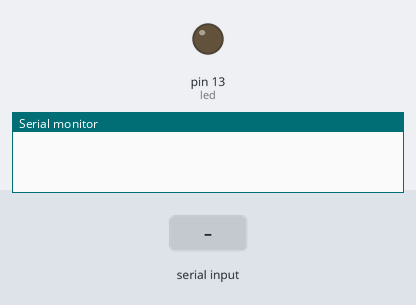
This sketch was run on a simulated Arduino Uno, built with avr-gcc and run on an emulated ATmega328P. Parts: output pins drawn as LEDs (lit = HIGH), the last lines printed to the serial monitor. Inputs (shaded band) come from the test bench.

Above: at 1.2 s.
1.3 s: "O" received over Serial
At 2.4 s:
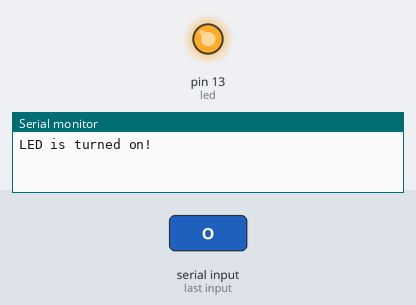
2.8 s: "X" received over Serial
At 3.5 s:
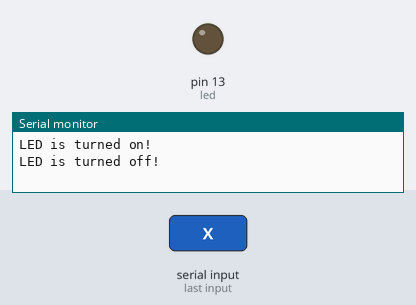
4.3 s: "o" received over Serial
At 4.7 s:
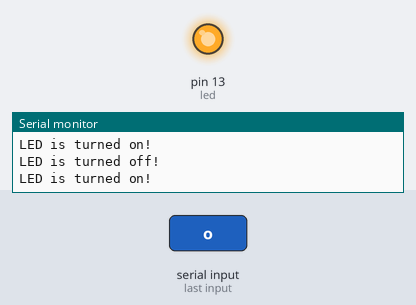
5.8 s: "x" received over Serial
At 7.0 s:
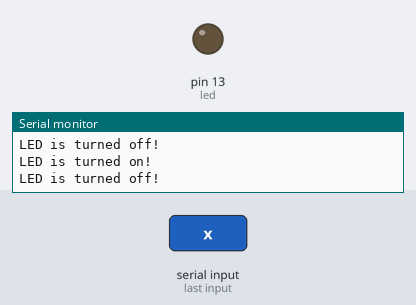
Timing chart, 0 to 8.3 s (numbered marks = the images above; inputs shaded):
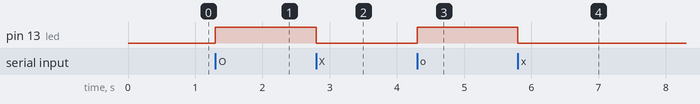

The sketch:

LED_OnOff.ino
```cpp
//define
int led = 13;
char cmd;
//setup
void setup()
{
	pinMode(led, OUTPUT);
	Serial.begin(9600);
}

//loop
void loop()
{
	if(Serial.available()>0){
		cmd=Serial.read();

		switch (cmd) {
		    case 'O':
		    case 'o':
		    case 's':
		      digitalWrite(led, HIGH);
		      Serial.println("LED is turned on!");
		      break;
		    case 'X':
		    case 'x':
		    case 'e':
		      digitalWrite(led, LOW);
		      Serial.println("LED is turned off!");
		      break;
		    default:
		      Serial.println("Ignore, input O or X only!");
		}
	}
}
```

Measured:
- after the input at 1.3 s, pin 13 (led): LOW → HIGH at once
- after the input at 2.8 s, pin 13 (led): HIGH → LOW at once
- after the input at 4.3 s, pin 13 (led): LOW → HIGH at once
- after the input at 5.8 s, pin 13 (led): HIGH → LOW at once
